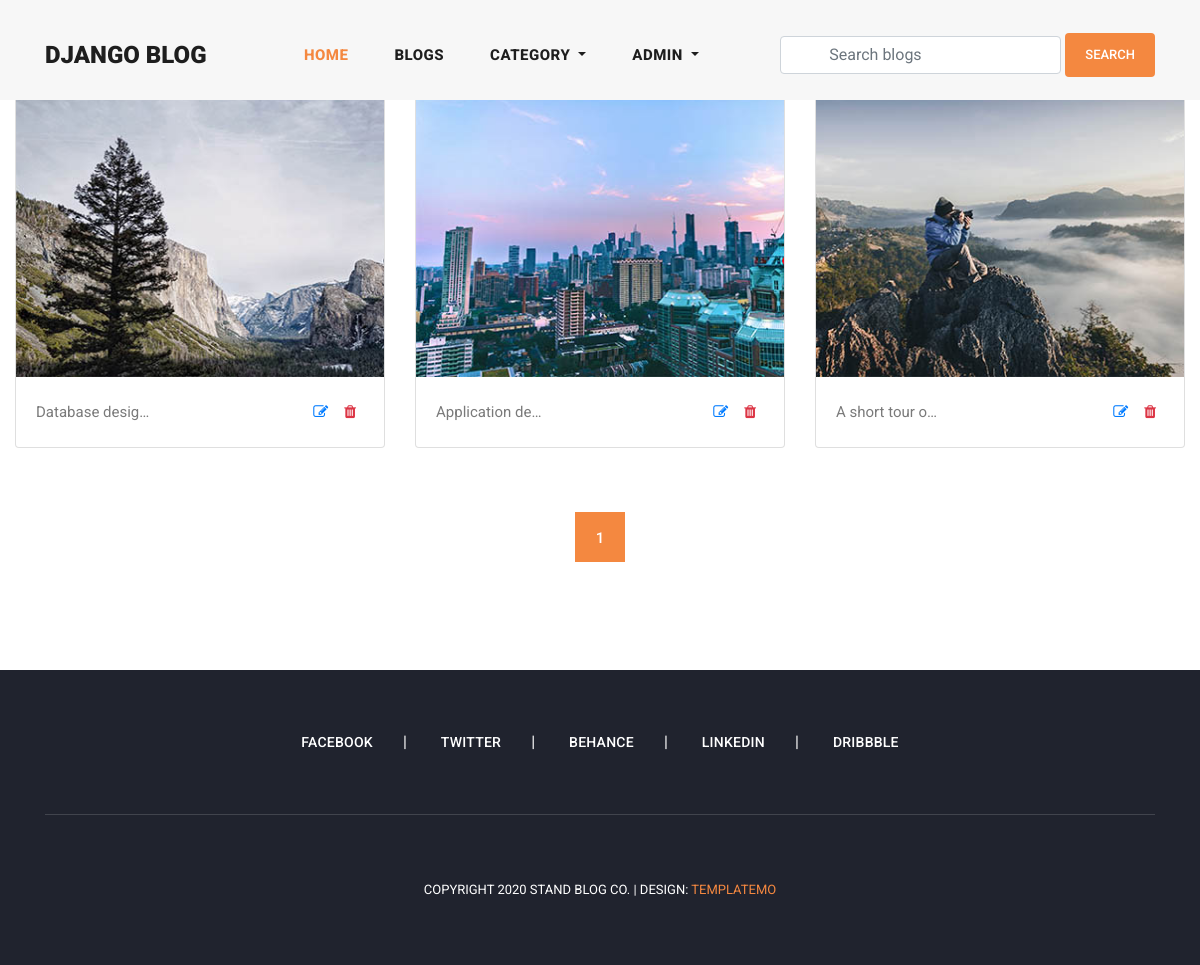
/account/user-blogs/ (signed in), run on the app's committed database.
### account/models.py (models this page shows, shortened)
class User(AbstractUser):
    email = models.EmailField(max_length=150, unique=True, error_messages={
        "unique":"Email must be unique"
    })
    image = models.ImageField(null=True, blank=True, upload_to="user-images")
    followers = models.ManyToManyField("Follow")
    REQUIRED_FIELDS = ["email"]
    objects = CustomUserManager()

### blog/models.py (models this page shows, shortened)
class Blog(models.Model):
    user = models.ForeignKey(User, related_name='user_blogs', on_delete=models.CASCADE)
    category = models.ForeignKey(Category, related_name='category_blogs', on_delete=models.CASCADE)
    tags = models.ManyToManyField(Tag, related_name='tag_blogs', blank=True)
    likes = models.ManyToManyField(User, related_name='user_likes', blank=True)
    title = models.CharField(max_length=250)
    slug = models.SlugField(null=True, blank=True)
    banner = models.ImageField(upload_to='blog_banners')
    description = RichTextField()
    created_date = models.DateField(auto_now_add=True)

### account/views.py (the view, shortened to what this page needs)
# urls.py: path('user-blogs/', views.user_blogs, name='user_blogs'),
def user_blogs(request):
    queryset = request.user.user_blogs.all()
    page = request.GET.get('page', 1)
    paginator = Paginator(queryset, 6)
    delete = request.GET.get('delete', None)
    try:
        blogs = paginator.page(page)
    except EmptyPage:
        blogs = paginator.page(1)
    except PageNotAnInteger:
        blogs = paginator.page(1)
        return redirect('blogs')
    context = {
        "blogs": blogs,
        "paginator": paginator
    }
    return render(request, 'user-blogs.html', context)

### blog/context_processors.py (called while the page is built)
def get_all_categories(request):
    categories = Category.objects.order_by('-created_date')
    context = {
        'categories' : categories
    }
    return context

def get_all_tags(request):
    tags = Tag.objects.order_by('-created_date')
    context = {
        'tags' : tags
    }
    return context

### templates/user-blogs.html (shortened to what this page needs)
{% extends 'base.html' %}
{% load static %}
{% block content %}
<section class="user-blogs">
    <div class="container-fluid">
        <div class="row py-5">
          {% for blog in blogs %}
            <div class="col-md-4 my-2">
                <div class="card">
                    <img class="card-img-top img-fluid" style="width: 100%; height: 320px;" src="{{blog.banner.url}}" alt="Card image cap">
                    <div class="card-body">
                      <p class="card-text d-flex flex-row">
                        {{blog.title|truncatechars:15}}
                        <a class="px-2 ml-auto" href="{% url 'blog_update' blog.slug %}">
                          <i class="fa fa-edit"></i>
                        </a>
                        <a class="px-2" href="?delete={{blog.pk}}">
                          <i class="fa fa-trash text-danger"></i>
                        </a>
                      </p>
                    </div>
                  </div>
            </div>
        {% endfor %}
        </div>
        <div class="row py-2 justify-content-center">
          <div class="col-md-8">
            {% include 'pagination.html' %}
          </div>
        </div>
    </div>
</section>
{% endblock content %}

### templates/header.html (shortened to what this page needs)
 <header class="">
  <nav class="navbar navbar-expand-lg">
    <div class="container">
      <a class="navbar-brand" href="{% url 'home' %}"><h2>Django Blog<em></em></h2></a>
      <div class="collapse navbar-collapse" id="navbarResponsive">
        <ul class="navbar-nav ml-auto">
          <li class="nav-item active">
            <a class="nav-link" href="{% url 'home' %}">Home</a>
          </li>
          <li class="nav-item">
            <a class="nav-link" href="{% url 'blogs' %}">Blogs</a>
          </li>
          <li class="nav-item dropdown">
            <a class="nav-link dropdown-toggle" href="#" id="navbarDropdown" role="button" data-toggle="dropdown" aria-haspopup="true" aria-expanded="false">
              Category
            </a>
          </li>
          {% if request.user.is_authenticated %}
          <li class="nav-item dropdown">
            <a class="nav-link dropdown-toggle" href="#" id="navbarDropdown" role="button" data-toggle="dropdown" aria-haspopup="true" aria-expanded="false">
              {{request.user.username}}
            </a>
          </li>
          {% else %}
          <li class="nav-item">
            <a class="nav-link" href="{% url 'user_login' %}">Login</a>
          </li>
          {% endif %}
        </ul>
        <form class="form-inline d-flex flex-nowrap my-2 ml-auto search-form" action="{% url 'blog_search' %}" method="GET">
          <input class="form-control px-5" name="search" type="text" placeholder="Search blogs" required>
          <button class="btn btn-primary ml-1">Search</button>
        </form>
      </div>
    </div>
  </nav>
</header>

### assets/css/blogsite.css (style rules this page uses)
body { font-family: 'Roboto', sans-serif; overflow-x: hidden; text-rendering: optimizeLegibility; -webkit-font-smoothing: antialiased; -moz-osx-font-smoothing: grayscale; }
p { margin-bottom: 0px; font-size: 15px; font-weight: 400; color: #7a7a7a; line-height: 30px; }
a { text-decoration: none!important; }
ul { padding: 0; margin: 0; list-style: none; }
h1,h2,h3,h4,h5,h6 { margin: 0px; }
header { position: absolute; z-index: 99999; width: 100%; height: 100px; background-color: #f7f7f7; -webkit-transition: all 0.3s ease-in-out 0s; -moz-transition: all 0.3s ease-in-out 0s; -o-transition: all 0.3s ease-in-out 0s; transition: all 0.3s ease-in-out 0s; }
header .navbar { padding: 25px 0px; }
.navbar .navbar-brand { float: left; margin-top: -12px; outline: none; }
.navbar .navbar-brand h2 { color: #1e1e1e; text-transform: uppercase; font-size: 24px; font-weight: 900; -webkit-transition: all .3s ease 0s; -moz-transition: all .3s ease 0s; -o-transition: all .3s ease 0s; transition: all .3s ease 0s; }
#navbarResponsive { z-index: 999; }
.navbar-collapse { text-align: center; }
.navbar .navbar-nav .nav-item { margin: 0px 15px; }
.navbar .navbar-nav a.nav-link { text-transform: capitalize; font-size: 15px; font-weight: 800; text-transform: uppercase; letter-spacing: 0.5px; color: #1e1e1e; transition: all 0.3s; }
.navbar .navbar-nav .nav-link:hover, .navbar .navbar-nav .active>.nav-link, .navbar .navbar-nav .nav-link.active, .navbar .navbar-nav .nav-link.show, .navbar .navbar-nav .show>.nav-link { color: #f48840; }

### assets/css/main.css (style rules this page uses)
.btn-primary { display: inline-block; background-color: #f48840; color: #fff; font-size: 13px; font-weight: 500; padding: 12px 20px; text-transform: uppercase; transition: all .3s; border: none; outline: none; }
input, textarea { text-transform: none !important; }

### data on the page
User: user.username "ADMIN"
Blog: banner (picture), title "Database desig…"
Blog: banner (picture), title "Application de…"
Blog: banner (picture), title "A short tour o…"

### other printed values
{{ page }} "1"
